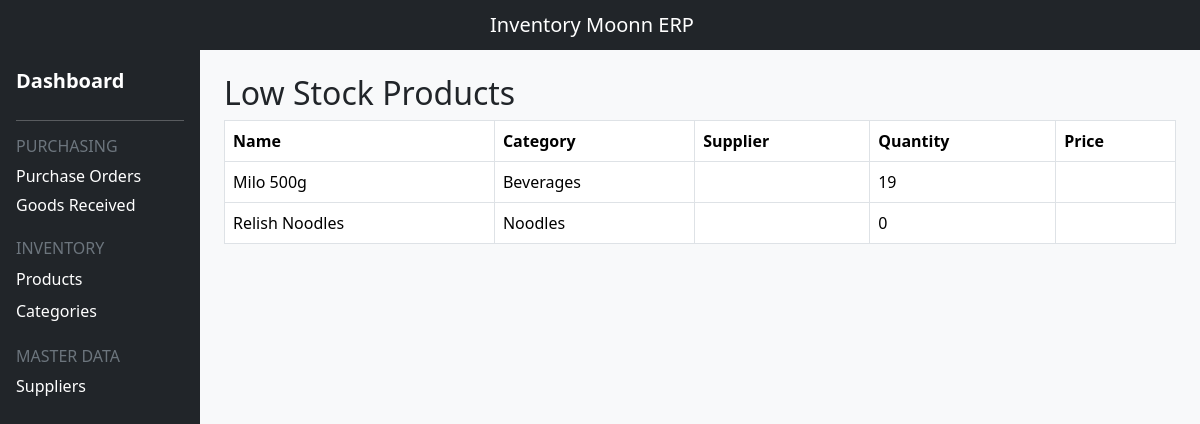
The app's page /low_stock/ with its own data.
### invmanagementsys/models.py (models this page shows, shortened)
class Product(models.Model):
    name = models.CharField(max_length=200)
    category = models.ForeignKey(Category, on_delete=models.CASCADE)
    quantity = models.PositiveIntegerField(default=0)
    cost_price = models.DecimalField(max_digits=10, decimal_places=2)
    selling_price = models.DecimalField(max_digits=10, decimal_places=2)

class Category(models.Model):
    name = models.CharField(max_length=200)
    class Meta:
        verbose_name_plural ="Categories"

### invmanagementsys/views.py (the view)
# urls.py: path("low_stock/", views.low_stock_list, name="low_stock_list"),
def low_stock_list(request):
     products = Product.objects.filter(quantity__lte=20)
     return render(request, "invmanagementsys/low_stock_list.html",{
        "products": products
     })

### invmanagementsys/templates/invmanagementsys/low_stock_list.html
{% extends "invmanagementsys/base.html" %}
{% block content %}
<h2>Low Stock Products</h2>
<table class = "table table-bordered">
    <thead>
        <tr>
            <th>Name</th>
            <th>Category</th>
            <th>Supplier</th>
            <th>Quantity</th>
            <th>Price</th>
        </tr>
    </thead>
    <tbody>
        {% for product in products %}
        <tr>
           <td>{{ product.name }}</td>
           <td>{{ product.category.name }}</td>
           <td>{{ product.supply.supplier.name }}</td>
           <td>{{ product.quantity }}</td>
           <td>{{ product.price }}</td>
        </tr>
        {% endfor %}
    </tbody>
</table>
{% endblock %}

### records on screen
Product: name "Milo 500g", category.name "Beverages", quantity "19"
Product: name "Relish Noodles", category.name "Noodles", quantity "0"
